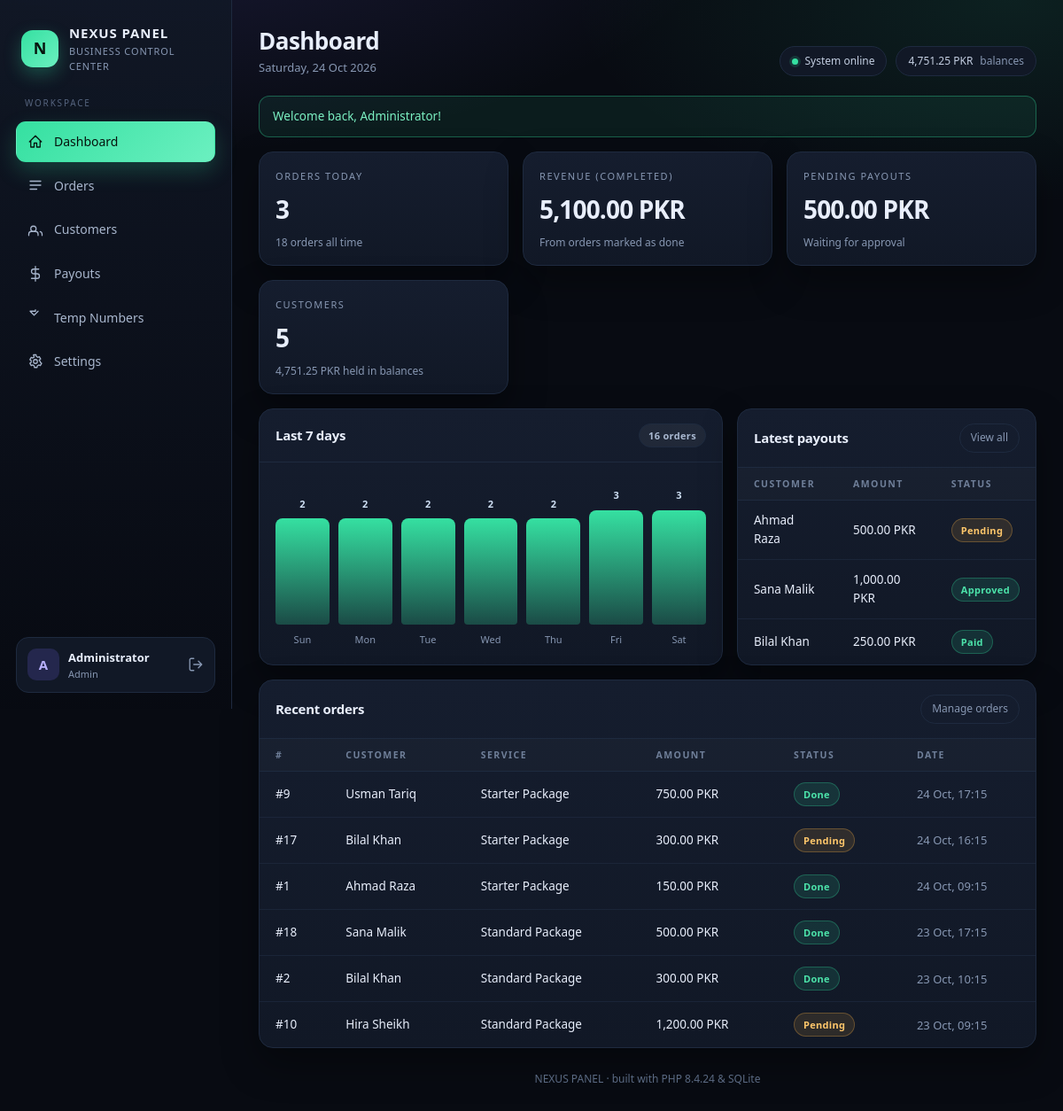
/dashboard.php (signed in), run on the app's committed database.
### tables this page shows
CREATE TABLE users (
            id            INTEGER PRIMARY KEY AUTOINCREMENT,
            name          TEXT    NOT NULL,
            email         TEXT    NOT NULL UNIQUE,
            password_hash TEXT    NOT NULL,
            role          TEXT    NOT NULL DEFAULT "admin",
            created_at    TEXT    NOT NULL
        );

CREATE TABLE orders (
            id          INTEGER PRIMARY KEY AUTOINCREMENT,
            customer_id INTEGER NOT NULL,
            service     TEXT    NOT NULL,
            amount      REAL    NOT NULL DEFAULT 0,
            status      TEXT    NOT NULL DEFAULT "pending",
            note        TEXT    NOT NULL DEFAULT "",
            created_at  TEXT    NOT NULL,
            FOREIGN KEY (customer_id) REFERENCES customers (id) ON DELETE CASCADE
        );

CREATE TABLE payouts (
            id          INTEGER PRIMARY KEY AUTOINCREMENT,
            customer_id INTEGER NOT NULL,
            amount      REAL    NOT NULL DEFAULT 0,
            method      TEXT    NOT NULL DEFAULT "Bank",
            account     TEXT    NOT NULL DEFAULT "",
            status      TEXT    NOT NULL DEFAULT "pending",
            created_at  TEXT    NOT NULL,
            FOREIGN KEY (customer_id) REFERENCES customers (id) ON DELETE CASCADE
        );

CREATE TABLE customers (
            id         INTEGER PRIMARY KEY AUTOINCREMENT,
            name       TEXT    NOT NULL,
            phone      TEXT    NOT NULL DEFAULT "",
            email      TEXT    NOT NULL DEFAULT "",
            balance    REAL    NOT NULL DEFAULT 0,
            created_at TEXT    NOT NULL
        );

### inc/db.php (called while the page is built, shortened)
<?php
function db(): PDO
{
    static $pdo = null;
    if ($pdo instanceof PDO) {
        return $pdo;
    }
    $dir = BASE_PATH . '/data';
    $pdo = new PDO('sqlite:' . $dir . '/panel.sqlite');
    $pdo->setAttribute(PDO::ATTR_ERRMODE, PDO::ERRMODE_EXCEPTION);
    $pdo->setAttribute(PDO::ATTR_DEFAULT_FETCH_MODE, PDO::FETCH_ASSOC);
    $pdo->exec('PRAGMA foreign_keys = ON');
    db_seed($pdo);
    return $pdo;
}
function db_seed(PDO $pdo): void
{
    $count = (int) $pdo->query('SELECT COUNT(*) FROM users')->fetchColumn();
    if ($count > 0) {
        return;
    }
}

### inc/functions.php (called while the page is built, shortened)
<?php
function e(?string $value): string
{
    return htmlspecialchars((string) $value, ENT_QUOTES | ENT_SUBSTITUTE, 'UTF-8');
}
function money(float $amount): string
{
    return number_format($amount, 2) . ' ' . setting('currency', 'PKR');
}
function setting(string $key, string $default = ''): string
{
    static $cache = null;
    if ($cache === null) {
        $cache = [];
        foreach (db()->query('SELECT key, value FROM settings') as $row) {
            $cache[$row['key']] = $row['value'];
        }
    }
    return $cache[$key] ?? $default;
}
function take_flash(): array
{
    $items = $_SESSION['flash'] ?? [];
    return $items;
}
function current_user(): ?array
{
    static $user = null;
    if ($user !== null) {
        return $user;
    }
    $id = $_SESSION['user_id'] ?? null;
    $stmt = db()->prepare('SELECT id, name, email, role FROM users WHERE id = :id');
    $stmt->execute([':id' => $id]);
    $row = $stmt->fetch();
    $user = $row ?: null;
    return $user;
}
function require_login(): void
{
    if (!current_user()) {
        redirect('login.php');
    }
}
function orders_all(?string $status = null): array
{
    $sql = 'SELECT o.*, c.name AS customer_name
            FROM orders o
            JOIN customers c ON c.id = o.customer_id';
    $params = [];
    $sql .= ' ORDER BY o.created_at DESC, o.id DESC';
    $stmt = db()->prepare($sql);
    $stmt->execute($params);
    return $stmt->fetchAll();
}
function payouts_all(?string $status = null): array
{
    $sql = 'SELECT p.*, c.name AS customer_name
            FROM payouts p
            JOIN customers c ON c.id = p.customer_id';
    $params = [];
    $sql .= ' ORDER BY p.created_at DESC, p.id DESC';
    $stmt = db()->prepare($sql);
    $stmt->execute($params);
    return $stmt->fetchAll();
}
function stats(): array
{
    $pdo = db();
    $today = date('Y-m-d');
    $ordersToday = (int) $pdo
        ->query("SELECT COUNT(*) FROM orders WHERE date(created_at) = '$today'")
        ->fetchColumn();
    $ordersTotal = (int) $pdo->query('SELECT COUNT(*) FROM orders')->fetchColumn();
    $revenue = (float) $pdo
        ->query("SELECT COALESCE(SUM(amount), 0) FROM orders WHERE status = 'done'")
        ->fetchColumn();
    $payoutsPending = (float) $pdo
        ->query("SELECT COALESCE(SUM(amount), 0) FROM payouts WHERE status = 'pending'")
        ->fetchColumn();
    $customers = (int) $pdo->query('SELECT COUNT(*) FROM customers')->fetchColumn();
    $balances = (float) $pdo->query('SELECT COALESCE(SUM(balance), 0) FROM customers')->fetchColumn();
    return [
        'orders_today'    => $ordersToday,
        'orders_total'    => $ordersTotal,
        'revenue'         => $revenue,
        'payouts_pending' => $payoutsPending,
        'customers'       => $customers,
        'balances'        => $balances,
    ];
}
function weekly_orders(): array
{
    $pdo = db();
    $out = [];
    for ($i = 6; $i >= 0; $i--) {
        $day = date('Y-m-d', strtotime("-$i days"));
        $stmt = $pdo->prepare(
            'SELECT COUNT(*) AS total, COALESCE(SUM(amount), 0) AS amount
             FROM orders WHERE date(created_at) = :day'
        );
        $stmt->execute([':day' => $day]);
        $row = $stmt->fetch();
        $out[] = [
            'label'  => date('D', strtotime($day)),
            'count'  => (int) $row['total'],
            'amount' => (float) $row['amount'],
        ];
    }
    return $out;
}

### dashboard.php (the view, shortened to what this page needs)
<?php
require_login();
$s      = stats();
$week   = weekly_orders();
$recent = array_slice(orders_all(), 0, 6);
$payouts = array_slice(payouts_all(), 0, 4);
$peak = 1;
foreach ($week as $day) {
    $peak = max($peak, $day['count']);
}
require __DIR__ . '/inc/layout.php';
render_header('dashboard', 'Dashboard');
?>
<section class="cards">
    <div class="card">
        <div class="card-label">Orders today</div>
        <div class="card-value"><?= e((string) $s['orders_today']) ?></div>
        <div class="card-foot"><?= e((string) $s['orders_total']) ?> orders all time</div>
    </div>
    <div class="card">
        <div class="card-label">Revenue (completed)</div>
        <div class="card-value"><?= e(money($s['revenue'])) ?></div>
        <div class="card-foot">From orders marked as done</div>
    </div>
    <div class="card">
        <div class="card-label">Pending payouts</div>
        <div class="card-value"><?= e(money($s['payouts_pending'])) ?></div>
        <div class="card-foot">Waiting for approval</div>
    </div>
    <div class="card">
        <div class="card-label">Customers</div>
        <div class="card-value"><?= e((string) $s['customers']) ?></div>
        <div class="card-foot"><?= e(money($s['balances'])) ?> held in balances</div>
    </div>
</section>
<div class="grid-2">
    <section class="section">
        <div class="section-head">
            <h2>Last 7 days</h2>
            <span class="badge badge-neutral"><?= e((string) array_sum(array_column($week, 'count'))) ?> orders</span>
        </div>
        <div class="section-body">
            <div class="chart">
                <?php foreach ($week as $day): ?>
                    <?php $height = max(4, (int) round(($day['count'] / $peak) * 100)); ?>
                    <div class="chart-col" title="<?= e($day['label'] . ': ' . $day['count'] . ' orders — ' . money($day['amount'])) ?>">
                        <div class="chart-value"><?= e((string) $day['count']) ?></div>
                        <div class="chart-bar" style="height: <?= $height ?>%"></div>
                        <div class="chart-label"><?= e($day['label']) ?></div>
                    </div>
                <?php endforeach; ?>
            </div>
        </div>
    </section>
    <section class="section">
        <div class="section-head">
            <h2>Latest payouts</h2>
            <a class="chip" href="payouts.php">View all</a>
        </div>
        <?php if (!$payouts): ?>
            <div class="empty">No payout requests yet.</div>
        <?php else: ?>
            <table>
                <thead>
                    <tr><th>Customer</th><th>Amount</th><th>Status</th></tr>
                </thead>
                <tbody>
                <?php foreach ($payouts as $p): ?>
                    <tr>
                        <td><?= e($p['customer_name']) ?></td>
                        <td class="num"><?= e(money((float) $p['amount'])) ?></td>
                        <td><span class="badge badge-<?= e($p['status']) ?>"><?= e(ucfirst($p['status'])) ?></span></td>
                    </tr>
                <?php endforeach; ?>
                </tbody>
            </table>
        <?php endif; ?>
    </section>
</div>
<section class="section" style="margin-top:16px">
    <div class="section-head">
        <h2>Recent orders</h2>
        <a class="chip" href="orders.php">Manage orders</a>
    </div>
    <?php if (!$recent): ?>
        <div class="empty">No orders yet. <a href="orders.php">Create the first one</a>.</div>
    <?php else: ?>
        <table>
            <thead>
                <tr><th>#</th><th>Customer</th><th>Service</th><th>Amount</th><th>Status</th><th>Date</th></tr>
            </thead>
            <tbody>
            <?php foreach ($recent as $o): ?>
                <tr>
                    <td class="num">#<?= e((string) $o['id']) ?></td>
                    <td><?= e($o['customer_name']) ?></td>
                    <td><?= e($o['service']) ?></td>
                    <td class="num"><?= e(money((float) $o['amount'])) ?></td>
                    <td><span class="badge badge-<?= e($o['status']) ?>"><?= e(ucfirst($o['status'])) ?></span></td>
                    <td class="muted"><?= e(date('d M, H:i', strtotime($o['created_at']))) ?></td>
                </tr>
            <?php endforeach; ?>
            </tbody>
        </table>
    <?php endif; ?>
</section>
<?php render_footer(); ?>

### inc/layout.php (shortened to what this page needs)
<?php
function render_header(string $active, string $title): void
{
    $user = current_user();
    $site = setting('site_name', 'NEXUS PANEL');
    $nav = [
        'dashboard' => ['Dashboard', 'M3 12l9-9 9 9M5 10v10h5v-6h4v6h5V10'],
        'orders'    => ['Orders',    'M4 6h16M4 12h16M4 18h10'],
        'customers' => ['Customers', 'M16 21v-2a4 4 0 00-4-4H6a4 4 0 00-4 4v2M9 7a4 4 0 100 8 4 4 0 000-8zm13 14v-2a4 4 0 00-3-3.87'],
        'payouts'   => ['Payouts',   'M12 1v22M17 5H9.5a3.5 3.5 0 000 7h5a3.5 3.5 0 010 7H6'],
        'numbers'   => ['Temp Numbers', 'M12 1v2H4l6 6 6-6'],
        'settings'  => ['Settings',  'M12 15a3 3 0 100-6 3 3 0 000 6zm7.4-3a7.4 7.4 0 01-.1 1.2l2 1.6-2 3.4-2.4-1a7.5 7.5 0 01-2 1.2l-.4 2.6h-4l-.4-2.6a7.5 7.5 0 01-2-1.2l-2.4 1-2-3.4 2-1.6a7.4 7.4 0 010-2.4l-2-1.6 2-3.4 2.4 1a7.5 7.5 0 012-1.2L9 2h4l.4 2.6a7.5 7.5 0 012 1.2l2.4-1 2 3.4-2 1.6c.06.4.1.8.1 1.2z'],
    ];
    ?>
<!DOCTYPE html>
<html lang="en">
<head>
<link rel="stylesheet" href="assets/app.css">
</head>
<body>
<div class="shell">
    <aside class="sidebar">
        <div class="brand">
            <div class="brand-mark">N</div>
            <div>
                <div class="brand-name"><?= e($site) ?></div>
                <div class="brand-sub"><?= e(setting('tagline', 'Control Center')) ?></div>
            </div>
        </div>
        <nav class="nav">
            <div class="nav-label">Workspace</div>
            <?php foreach ($nav as $key => [$label, $path]): ?>
            <a class="nav-item <?= $active === $key ? 'is-active' : '' ?>" href="<?= e($key) ?>.php">
                <svg viewBox="0 0 24 24" aria-hidden="true"><path d="<?= e($path) ?>"/></svg>
                <span><?= e($label) ?></span>
            </a>
            <?php endforeach; ?>
        </nav>
        <div class="sidebar-foot">
            <div class="avatar"><?= e(strtoupper(substr((string) ($user['name'] ?? 'A'), 0, 1))) ?></div>
            <div class="who">
                <div class="who-name"><?= e($user['name'] ?? '') ?></div>
                <div class="who-role"><?= e(ucfirst($user['role'] ?? 'admin')) ?></div>
            </div>
            <a class="logout" href="logout.php" title="Log out">
                <svg viewBox="0 0 24 24" aria-hidden="true"><path d="M9 21H5a2 2 0 01-2-2V5a2 2 0 012-2h4M16 17l5-5-5-5M21 12H9"/></svg>
            </a>
        </div>
    </aside>
    <main class="main">
        <header class="topbar">
            <div>
                <h1><?= e($title) ?></h1>
                <p class="muted"><?= e(date('l, d M Y')) ?></p>
            </div>
            <div class="topbar-side">
                <span class="pill"><span class="dot"></span> System online</span>
                <span class="pill"><?= e(money((float) (stats()['balances']))) ?> <em>balances</em></span>
            </div>
        </header>
        <?php foreach (take_flash() as $f): ?>
            <div class="alert alert-<?= e($f['type']) ?>"><?= e($f['message']) ?></div>
        <?php endforeach; ?>
<?php
}
function render_footer(): void
{
    ?>
        <footer class="foot">
            <?= e(setting('site_name', 'NEXUS PANEL')) ?> &middot; built with PHP <?= e(PHP_VERSION) ?> &amp; SQLite
        </footer>
    </main>
</div>
</body>
</html>
<?php
}

### data on the page
users: name "A", name "Administrator", role "Admin"
orders: customer "3", id "18", amount "500.00 PKR", customer.name "Sana Malik", service "Standard Package", status "Done", created_at "23 Oct, 17:15"
payouts: customer.name "Ahmad Raza", amount "500.00 PKR", status "Pending"
payouts: customer.name "Sana Malik", amount "1,000.00 PKR", status "Approved"
payouts: customer.name "Bilal Khan", amount "250.00 PKR", status "Paid"
orders: id "9", customer.name "Usman Tariq", service "Starter Package", amount "750.00 PKR", status "Done", created_at "24 Oct, 17:15"
orders: id "17", customer.name "Bilal Khan", service "Starter Package", amount "300.00 PKR", status "Pending", created_at "24 Oct, 16:15"
orders: id "1", customer.name "Ahmad Raza", service "Starter Package", amount "150.00 PKR", status "Done", created_at "24 Oct, 09:15"
orders: id "2", customer.name "Bilal Khan", service "Standard Package", amount "300.00 PKR", status "Done", created_at "23 Oct, 10:15"
orders: id "10", customer.name "Hira Sheikh", service "Standard Package", amount "1,200.00 PKR", status "Pending", created_at "23 Oct, 09:15"

### other printed values
$site "NEXUS PANEL"
setting('tagline', 'Control Center') "BUSINESS CONTROL CENTER"
$label "Dashboard"
$label "Orders"
$label "Customers"
$label "Payouts"
$label "Temp Numbers"
$label "Settings"
$title "Dashboard"
money((float) (stats()['balances'])) "4,751.25 PKR"
$f['message'] "Welcome back, Administrator!"
money($s['revenue']) "5,100.00 PKR"
$s['customers'] "5"
money($s['balances']) "4,751.25 PKR"
array_sum(array_column($week, 'count')) "16"
